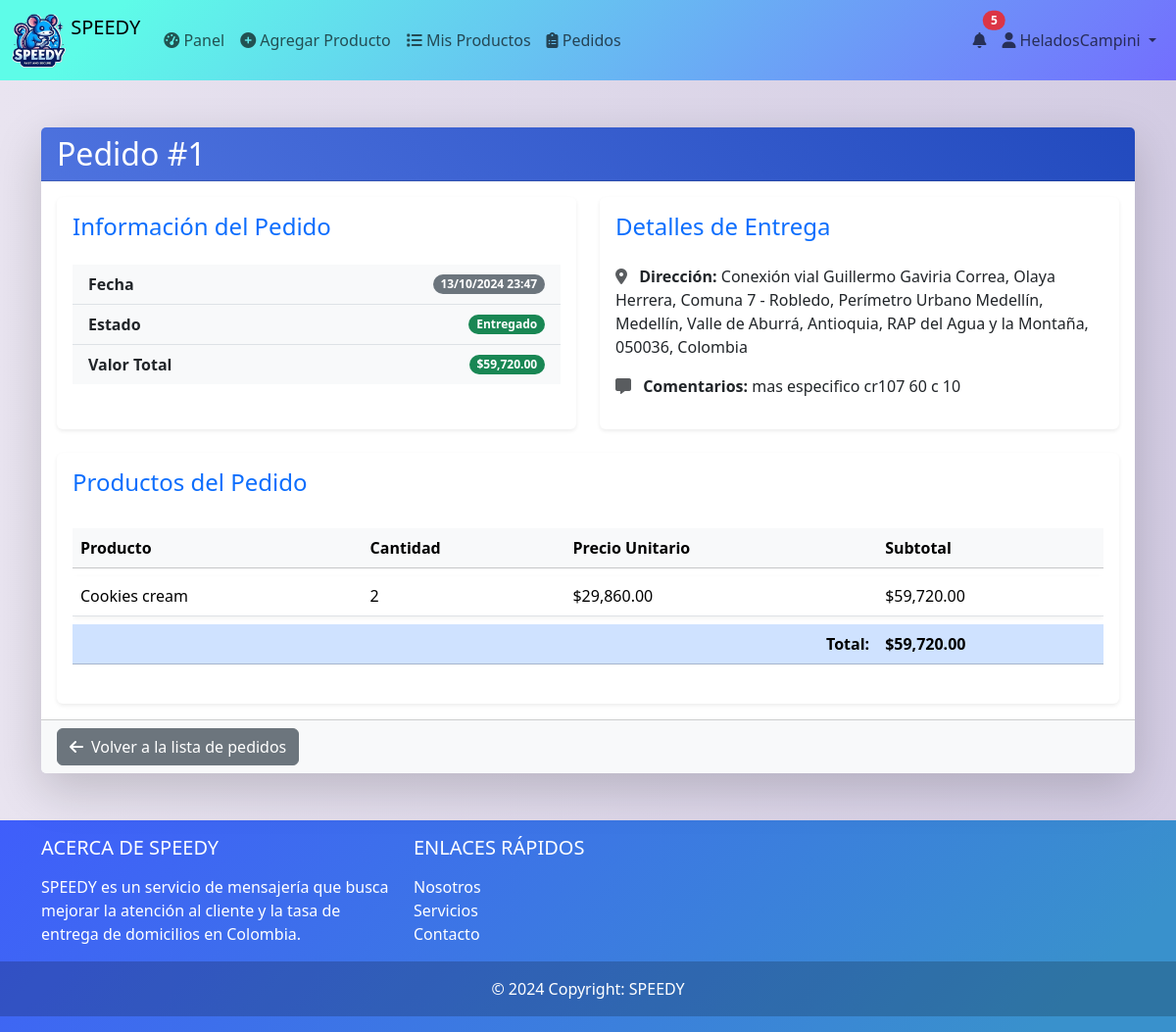
The page /index.php?controlador=pedidos&accion=detallePedidoTienda&id=1 (signed in) on the database its author committed.
### tables this page shows
CREATE TABLE IF NOT EXISTS `pedido` (
  `id` int NOT NULL AUTO_INCREMENT,
  `id_usuario` int NOT NULL,
  `fecha_hora_pedido` timestamp NULL DEFAULT CURRENT_TIMESTAMP,
  `estado` enum('pendiente','aceptado','en_preparacion','listo_para_entrega','en_camino','entregado','cancelado') NOT NULL DEFAULT 'pendiente',
  `valor_pedido` decimal(10,2) NOT NULL,
  `direccion_entrega` varchar(255) DEFAULT NULL,
  `id_domiciliario` int DEFAULT NULL,
  `comentarios` text,
  `fecha_entrega` timestamp NULL DEFAULT NULL,
  `calificacion` decimal(3,2) DEFAULT NULL,
  `fecha_hora_entrega` timestamp NULL DEFAULT NULL,
  PRIMARY KEY (`id`),
  KEY `id_usuario` (`id_usuario`),
  KEY `id_domiciliario` (`id_domiciliario`)
);

CREATE TABLE IF NOT EXISTS `detalle_pedido` (
  `id` int NOT NULL AUTO_INCREMENT,
  `id_pedido` int NOT NULL,
  `id_producto` int NOT NULL,
  `cantidad` int NOT NULL,
  `precio_unitario` decimal(10,2) NOT NULL,
  PRIMARY KEY (`id`),
  KEY `id_pedido` (`id_pedido`),
  KEY `id_producto` (`id_producto`)
);

CREATE TABLE IF NOT EXISTS `productos` (
  `id` int NOT NULL AUTO_INCREMENT,
  `nombre` varchar(100) NOT NULL,
  `descripcion` text,
  `precio` decimal(10,2) NOT NULL,
  `cantidad` int NOT NULL,
  `imagen` varchar(255) DEFAULT NULL,
  `fecha_registro` timestamp NULL DEFAULT CURRENT_TIMESTAMP,
  `id_tienda` int DEFAULT NULL,
  `id_categoria` int DEFAULT NULL,
  PRIMARY KEY (`id`),
  KEY `id_tienda` (`id_tienda`),
  KEY `id_categoria` (`id_categoria`) USING BTREE
);

### controladores/controlador_Pedidos.php (called while the page is built, shortened)
<?php
require_once 'modelos/Pedidos.php';
class ControladorPedidos {
    private $modeloPedidos;
    public function __construct() {
        $this->modeloPedidos = new Pedidos();
    }
    public function detallePedidoTienda() {
        $idPedido = $_GET['id'] ?? null;
        $pedido = $this->modeloPedidos->obtenerPedidoPorId($idPedido);
        $detallePedido = $this->modeloPedidos->obtenerDetallePedido($idPedido);
        require_once 'vista/paginas/Pedidos/DetallePedidoTienda.php';
    }
}

### index.php (called while the page is built, shortened)
<?php
include_once "conexion.php";
include_once("./vista/plantilla.php");
?>

### conexion.php (called while the page is built)
<?php
class baseDatos{
    public static $instancia=NULL;
    public static function crearInstancia() {
            if(!isset(self::$instancia)){
                $opcionesPDO[PDO::ATTR_ERRMODE] =PDO::ERRMODE_EXCEPTION;
                self::$instancia =new PDO ('mysql:host=localhost;dbname=bdspeedy','root','12345',$opcionesPDO);
            }
            return self ::$instancia;
        }
    }
?>

### modelos/Pedidos.php (called while the page is built, shortened)
<?php
require_once './conexion.php';
class Pedidos {
    private $db;
    public function __construct() {
        $this->db = baseDatos::crearInstancia();
    }
    public function obtenerPedidoPorId($id_pedido) {
        $sql = "SELECT p.*, u.nombre as nombre_usuario
                FROM pedido p
                JOIN usuarios u ON p.id_usuario = u.id
                WHERE p.id = :id_pedido";
        $stmt = $this->db->prepare($sql);
        $stmt->bindParam(':id_pedido', $id_pedido, PDO::PARAM_INT);
        $stmt->execute();
        return $stmt->fetch(PDO::FETCH_ASSOC);
    }
    public function obtenerDetallePedido($idPedido) {
        $sql = "SELECT dp.*, p.nombre as nombre_producto
                FROM detalle_pedido dp
                JOIN productos p ON dp.id_producto = p.id
                WHERE dp.id_pedido = :idPedido";
        $stmt = $this->db->prepare($sql);
        $stmt->bindParam(':idPedido', $idPedido, PDO::PARAM_INT);
        $stmt->execute();
        return $stmt->fetchAll(PDO::FETCH_ASSOC);
    }
}
?>

### vista/paginas/Pedidos/DetallePedidoTienda.php (the view, shortened to what this page needs)
<div class="container mt-5">
    <div class="card shadow-lg border-0 rounded-lg">
        <div class="card-header bg-gradient-primary text-white">
            <h2 class="mb-0 font-weight-bold">Pedido #<?php echo htmlspecialchars($pedido['id'] ?? 'N/A'); ?></h2>
        </div>
        <div class="card-body">
            <div class="row g-4">
                <div class="col-md-6">
                    <div class="card h-100 border-0 shadow-sm">
                        <div class="card-body">
                            <h4 class="card-title text-primary mb-4">Información del Pedido</h4>
                            <ul class="list-group list-group-flush">
                                <li class="list-group-item d-flex justify-content-between align-items-center bg-light">
                                    <span class="fw-bold">Fecha</span>
                                    <span class="badge bg-secondary rounded-pill"><?php echo isset($pedido['fecha_hora_pedido']) ? date('d/m/Y H:i', strtotime($pedido['fecha_hora_pedido'])) : 'N/A'; ?></span>
                                </li>
                                <li class="list-group-item d-flex justify-content-between align-items-center bg-light">
                                    <span class="fw-bold">Estado</span>
                                    <span class="badge bg-<?php echo getStatusColor($pedido['estado'] ?? ''); ?> rounded-pill"><?php echo ucfirst(htmlspecialchars($pedido['estado'] ?? 'N/A')); ?></span>
                                </li>
                                <li class="list-group-item d-flex justify-content-between align-items-center bg-light">
                                    <span class="fw-bold">Valor Total</span>
                                    <span class="badge bg-success rounded-pill">$<?php echo number_format($pedido['valor_pedido'] ?? 0, 2); ?></span>
                                </li>
                            </ul>
                        </div>
                    </div>
                </div>
                <div class="col-md-6">
                    <div class="card h-100 border-0 shadow-sm">
                        <div class="card-body">
                            <h4 class="card-title text-primary mb-4">Detalles de Entrega</h4>
                            <p><i class="fas fa-map-marker-alt text-muted me-2"></i> <strong>Dirección:</strong> <?php echo htmlspecialchars($pedido['direccion_entrega'] ?? 'N/A'); ?></p>
                            <p><i class="fas fa-comment-alt text-muted me-2"></i> <strong>Comentarios:</strong> <?php echo htmlspecialchars($pedido['comentarios'] ?? 'N/A'); ?></p>
                        </div>
                    </div>
                </div>
            </div>
            <div class="card mt-4 border-0 shadow-sm">
                <div class="card-body">
                    <h4 class="card-title text-primary mb-4">Productos del Pedido</h4>
                    <div class="table-responsive">
                        <table class="table table-hover">
                            <thead class="table-light">
                                <tr>
                                    <th>Producto</th>
                                    <th>Cantidad</th>
                                    <th>Precio Unitario</th>
                                    <th>Subtotal</th>
                                </tr>
                            </thead>
                            <tbody>
                                <?php
                                $total = 0;
                                foreach ($detallePedido as $item):
                                    $subtotal = $item['cantidad'] * $item['precio_unitario'];
                                    $total += $subtotal;
                                ?>
                                    <tr>
                                        <td><?php echo htmlspecialchars($item['nombre_producto']); ?></td>
                                        <td><?php echo $item['cantidad']; ?></td>
                                        <td>$<?php echo number_format($item['precio_unitario'], 2); ?></td>
                                        <td>$<?php echo number_format($subtotal, 2); ?></td>
                                    </tr>
                                <?php endforeach; ?>
                            </tbody>
                            <tfoot>
                                <tr class="table-primary">
                                    <th colspan="3" class="text-end">Total:</th>
                                    <th>$<?php echo number_format($total, 2); ?></th>
                                </tr>
                            </tfoot>
                        </table>
                    </div>
                </div>
            </div>
        </div>
        <div class="card-footer bg-light">
            <a href="<?php echo S_URL_PED ?>pedidosTienda" class="btn btn-secondary">
                <i class="fas fa-arrow-left me-2"></i>Volver a la lista de pedidos
            </a>
        </div>
    </div>
</div>
<?php
function getStatusColor($status) {
    switch (strtolower($status)) {
        case 'entregado':
            return 'success';
    }
}
?>

### vista/recursos/css/estilos.css (style rules this page uses)
body { background: #D3CCE3; background: -webkit-linear-gradient(to right, #E9E4F0, #D3CCE3); background: linear-gradient(to right, #E9E4F0, #D3CCE3); margin: 0; }

### vista/paginas/Pedidos/DetallePedidoTienda.php (style rules this page uses)
.bg-gradient-primary { background: linear-gradient(45deg, #4e73df 0%, #224abe 100%); }
.card { transition: all 0.3s ease; }
.table { border-collapse: separate; border-spacing: 0 0.5rem; }
.table tbody tr { background-color: #fff; box-shadow: 0 2px 5px rgba(0,0,0,0.05); border-radius: 0.25rem; }

### rows shown on the page
pedido: id "1", fecha_hora_pedido "13/10/2024 23:47", estado "Entregado", valor_pedido "59,720.00", direccion_entrega "Conexión vial Guillermo Gaviria Correa, Olaya Herrera, Comuna 7 - Robledo, Perímetro Urbano Medellín, Medellín, Valle de Aburrá, Antioquia, RAP del Agua y la Montaña, 050036, Colombia", comentarios "mas especifico cr107 60 c 10"
detalle_pedido: id_producto.nombre "Cookies cream", cantidad "2", precio_unitario "29,860.00", subtotal "59,720.00"

### other values the page prints
$contadorNotificaciones "5"
$_SESSION["usuario"]['nombre'] "HeladosCampini"
$total "59,720.00"
